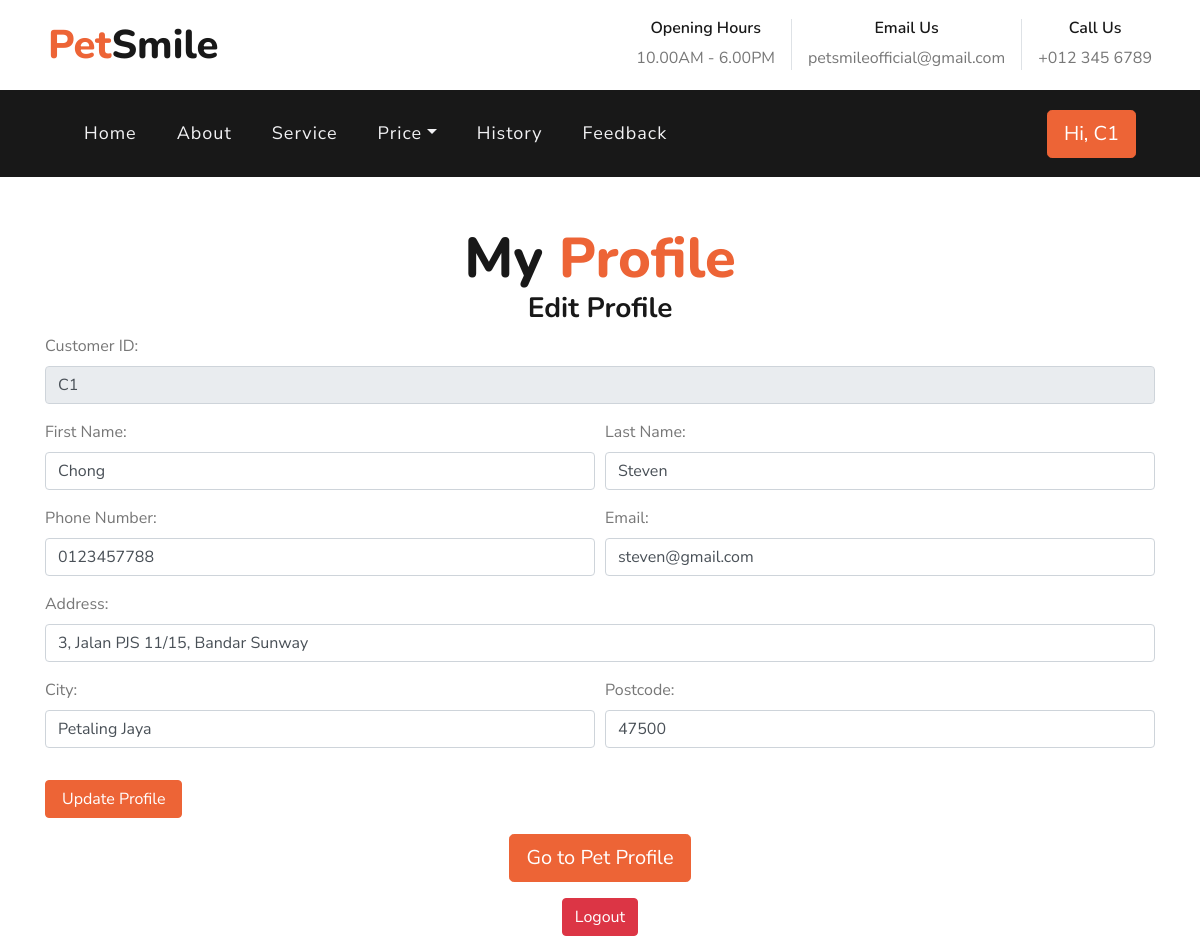
Screenshot of /edit-profile.php (signed in) with the database file from the repository.
### tables this page shows
CREATE TABLE `member` (
  `ID` int(11) NOT NULL,
  `Cust_ID` varchar(20) NOT NULL,
  `First_Name` varchar(20) NOT NULL,
  `Last_Name` varchar(20) NOT NULL,
  `Phone_No` varchar(20) NOT NULL,
  `Address` varchar(255) NOT NULL,
  `City` varchar(20) NOT NULL,
  `Postcode` varchar(20) NOT NULL,
  `Email` varchar(90) NOT NULL
);

### edit-profile.php (the view, shortened to what this page needs)
<!DOCTYPE html>
<html lang="en">
<head>
    <link href="https://maxcdn.bootstrapcdn.com/bootstrap/4.5.2/css/bootstrap.min.css" rel="stylesheet">
</head>
<?php
include 'config.php';
include 'header.php';
$Cust_ID = $_SESSION['Cust_ID'];
$selectUserQuery = "SELECT * FROM member WHERE Cust_ID='$Cust_ID'";
$userResult = mysqli_query($con, $selectUserQuery);
$userData = mysqli_fetch_assoc($userResult);
?>
    <body>
    <div class="container text-center mt-5">
        <h2 class="display-4 m-0">My <span class="text-primary">Profile</span></h2>
        <h3>Edit Profile</h3>
    </div>
    <div class="container">
        <form method="POST" action="edit-profile.php">
            <div class="form-group">
                <label for="custid">Customer ID:</label>
                <input type="text" name="custid" id="custid" value="<?php echo $userData['Cust_ID']; ?>" class="form-control"
                    required readonly>
            </div>
            <div class="form-row">
                <div class="form-group col-md-6">
                    <label for="firstname">First Name:</label>
                    <input type="text" name="firstname" id="firstname" value="<?php echo $userData['First_Name']; ?>"
                        class="form-control" required>
                </div>
                <div class="form-group col-md-6">
                    <label for="lastname">Last Name:</label>
                    <input type="text" name="lastname" id="lastname" value="<?php echo $userData['Last_Name']; ?>"
                        class="form-control" required>
                </div>
            </div>
            <div class="form-row">
                <div class="form-group col-md-6">
                    <label for="phoneno">Phone Number:</label>
                    <input type="tel" name="phoneno" id="phoneno" value="<?php echo $userData['Phone_No']; ?>"
                        class="form-control" required>
                </div>
                <div class="form-group col-md-6">
                    <label for="email">Email:</label>
                    <input type="email" name="email" id="email" value="<?php echo $userData['Email']; ?>"
                        class="form-control" required>
                </div>
            </div>
            <div class="form-group">
                <label for="address">Address:</label>
                <input type="text" name="address" id="address" value="<?php echo $userData['Address']; ?>"
                    class="form-control" required>
            </div>
            <div class="form-row">
                <div class="form-group col-md-6">
                    <label for="city">City:</label>
                    <input type="text" name="city" id="city" value="<?php echo $userData['City']; ?>" class="form-control"
                        required>
                </div>
                <div class="form-group col-md-6">
                    <label for="postcode">Postcode:</label>
                    <input type="text" name="postcode" id="postcode" value="<?php echo $userData['Postcode']; ?>"
                        class="form-control" required>
                </div>
            </div>
            <input type="submit" name="update" value="Update Profile" class="btn btn-primary px-3 mt-3">
        </form>
    </div>
    <div class="container text-center mt-3">
        <a href="edit-petprofile.php" class="btn btn-lg btn-primary px-3">Go to Pet Profile</a>
    </div>
    <div class="container text-center mt-3">
        <a href="logout.php" class="btn btn-danger">Logout</a>
    </div>
    </body>
</html>

### rows the page displays
member: custid "C1", firstname "Chong", lastname "Steven", phoneno "0123457788", email "steven@gmail.com", address "3, Jalan PJS 11/15, Bandar Sunway", city "Petaling Jaya", postcode "47500"

### other values shown
$_SESSION['Cust_ID'] "C1"
